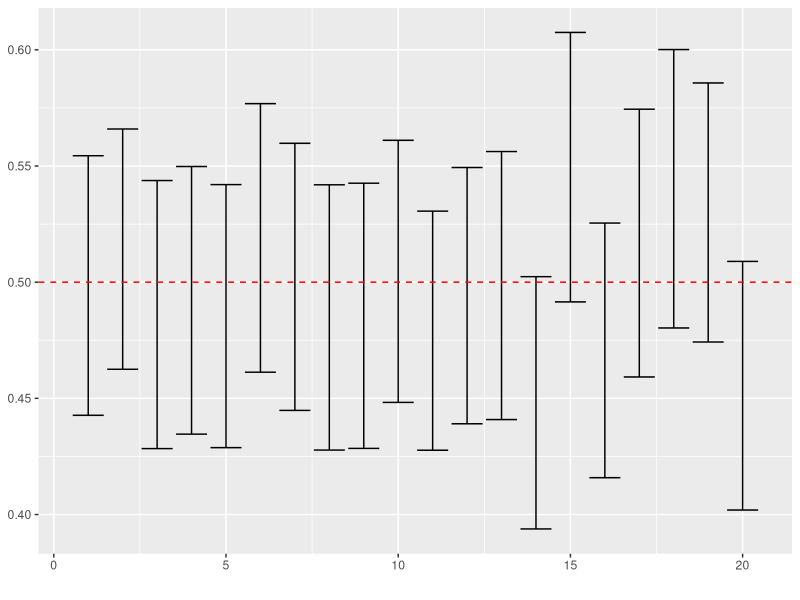
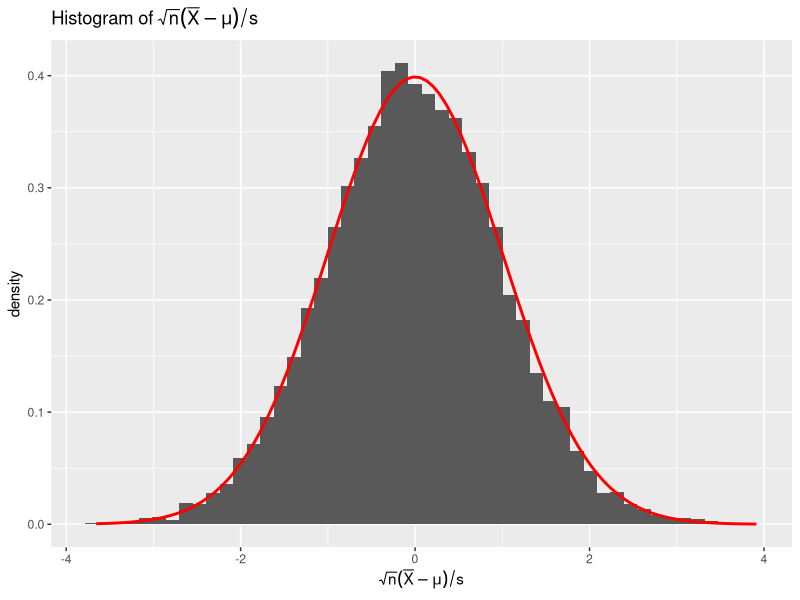

R code for these plots, in order:
### 一様分布に従う母集団の平均の信頼区間
### 95%信頼区間を多数作成すると, 真の平均が含まれる区間が全体の
### 95%程度となることをモンテカルロ・シミュレーションで確認
set.seed(123) # 乱数の初期値の設定
## n個の(0,1)上の一様乱数から標本平均・標準偏差と平均の100(1-alpha)%信頼区間の
## 上端・下端を計算する関数の作成
myest <- function(n, alpha = 0.05){
  
  x <- runif(n) # 一様乱数の生成
  xbar <- mean(x) # 標本平均
  s <- sd(x) # 標準偏差(不偏分散の平方根)
  ui <- xbar + qnorm(1-alpha/2) * s/sqrt(n) # 上側信頼限界
  li <- xbar - qnorm(1-alpha/2) * s/sqrt(n) # 下側信頼限界
  
  return(c(xbar = xbar, s = s, ui = ui, li = li))
}
## シミュレーションの実行
n <- 100 # サンプル数
MC <- 10^4 # シミュレーション数
result <- replicate(MC, myest(n)) # MC回実験
## 真の平均mu=0.5が95%信頼区間に含まれている割合が約95%であることの確認
mu <- 0.5 # 真の平均
length(which(mu <= result["ui", ] & mu >= result["li", ]))/MC
## はじめの20個の信頼区間の可視化(geom_errorbarを使用)
library(ggplot2)
ggplot() + 
  geom_errorbar(aes(x = 1:20, # x軸はただの番号
                    ymin = result["li",1:20], # 信頼区間の下端
                    ymax = result["ui",1:20]) # 信頼区間の上端
  ) +
  geom_hline(yintercept = mu, # 真の平均値を水平線で追加
             color = "red", lty = "dashed") +
  labs(x = "")
## sqrt(n)*(xbar-mu)/sの分布が標準正規分布で近似できることの確認
z <- sqrt(n) * (result["xbar", ] - mu)/result["s", ]
ggplot() +
  geom_histogram(aes(z, after_stat(density)), bins = 50) +
  stat_function(fun = dnorm, color = "red", linewidth = 1) +
  labs(x = expression(sqrt(n)*(bar(X)-mu)/s),
       title = expression(paste("Histogram of ", sqrt(n)*(bar(X)-mu)/s)))
